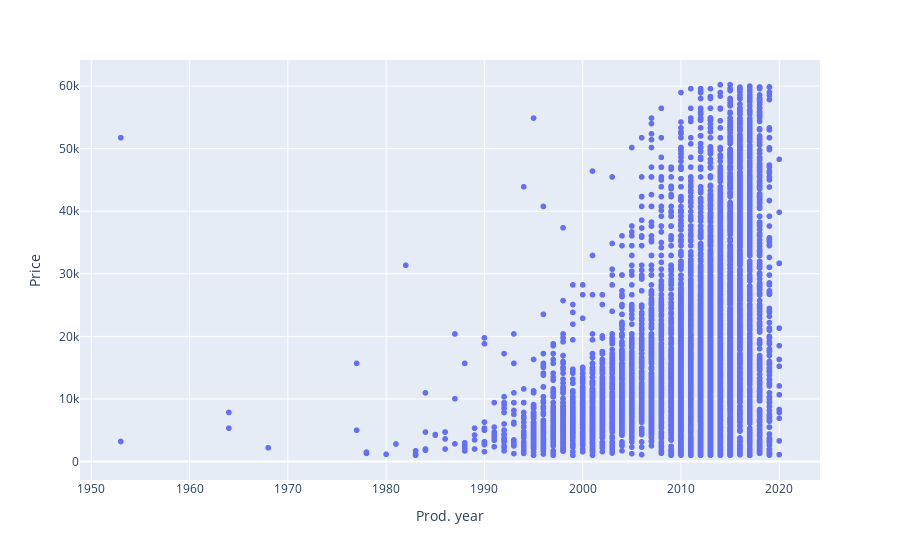

The cell this chart's notebook holds for it:
### Markdown cell above
Currently the years are represented as integers, this is sufficient for this project as there will be no date time operations.

### Code cell
train_97_quantile = train_df[train_df['Price'] <= train_df['Price'].quantile(0.97)]
px.scatter(train_97_quantile, x='Prod. year', y='Price')

### Figure 1 — Plotly figure (JSON) as saved in the notebook; plotly's stock layout.template omitted (floating-point values rounded to 4 significant figures; data arrays with more than 128 entries replaced by an {"elided": "..."} marker saying what was removed)
{"data": [{"hovertemplate": "Prod. year=%{x}<br>Price=%{y}<extra></extra>", "legendgroup": "", "marker": {"color": "#636efa", "symbol": "circle"}, "mode": "markers", "name": "", "showlegend": false, "type": "scattergl", "x": {"elided": "12726 int values"}, "xaxis": "x", "y": {"elided": "12726 int values"}, "yaxis": "y"}], "layout": {"legend": {"tracegroupgap": 0}, "margin": {"t": 60}, "xaxis": {"anchor": "y", "domain": [0, 1], "title": {"text": "Prod. year"}}, "yaxis": {"anchor": "x", "domain": [0, 1], "title": {"text": "Price"}}}}
